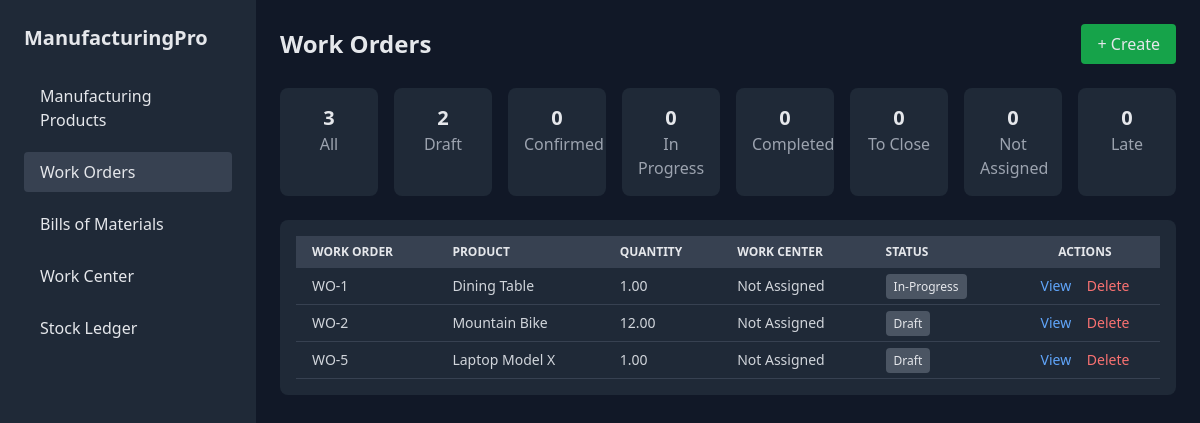
The page /work_products/ on the database its author committed.
### myapp/models.py (models this page shows, shortened)
class ManufacturingOrder(models.Model):
    STATUS_CHOICES = [
        ('Draft', 'Draft'),
        ('Confirmed', 'Confirmed'),
        ('In-Progress', 'In-Progress'),
        ('To Close', 'To Close'),
        ('Done', 'Done'),
    ]
    reference = models.CharField(max_length=20, unique=True)
    schedule_date = models.DateField()
    product = models.ForeignKey(Product, on_delete=models.CASCADE, related_name='manufacturing_orders')
    assignee = models.CharField(max_length=100, blank=True, null=True)
    quantity = models.DecimalField(max_digits=10, decimal_places=2)
    unit = models.CharField(max_length=10, choices=Product.UNIT_CHOICES, default='Units')
    bom = models.ForeignKey(BillOfMaterials, on_delete=models.SET_NULL, null=True, blank=True)
    status = models.CharField(max_length=20, choices=STATUS_CHOICES, default='Draft')
    created_at = models.DateTimeField(auto_now_add=True)

class Product(models.Model):
    UNIT_CHOICES = [
        ('Units', 'Units'),
        ('Kg', 'Kilogram'),
        ('Litre', 'Litre'),
        ('Meter', 'Meter'),
        ('Pcs', 'Pieces'),
    ]
    name = models.CharField(max_length=100)
    unit_cost = models.DecimalField(max_digits=10, decimal_places=2)
    unit_choices = [('pcs', 'Pieces'), ('kg', 'Kilogram')]
    unit = models.CharField(max_length=10, choices=unit_choices)
    on_hand = models.DecimalField(max_digits=10, decimal_places=2, default=0)
    description = models.TextField(blank=True, null=True)
    on_hand = models.DecimalField(max_digits=12, decimal_places=2, default=0)
    free_to_use = models.DecimalField(max_digits=12, decimal_places=2, default=0)
    incoming = models.DecimalField(max_digits=12, decimal_places=2, default=0)
    outgoing = models.DecimalField(max_digits=12, decimal_places=2, default=0)
    total_value = models.DecimalField(max_digits=14, decimal_places=2, default=0)
    created_at = models.DateTimeField(auto_now_add=True)
    updated_at = models.DateTimeField(auto_now=True)
    class Meta:
        ordering = ['name']

### myapp/views.py (the view)
# urls.py: path('work_products/', views.work_products, name='work_products'),
def work_products(request):
    manufacturing_orders = ManufacturingOrder.objects.all()
    status_counts = {
        'All': ManufacturingOrder.objects.count(),
        'Draft': ManufacturingOrder.objects.filter(status='Draft').count(),
        'Confirmed': ManufacturingOrder.objects.filter(status='Confirmed').count(),
        'In Progress': ManufacturingOrder.objects.filter(status='In Progress').count(),
        'Completed': ManufacturingOrder.objects.filter(status='Completed').count(),
        'To Close': ManufacturingOrder.objects.filter(status='To Close').count(),
        'Not Assigned': ManufacturingOrder.objects.filter(status='Not Assigned').count(),
        'Late': ManufacturingOrder.objects.filter(status='Late').count(),
    }
    return render(request, 'work_products.html', {
        'manufacturing_orders': manufacturing_orders,
        'status_counts': status_counts,
    })

### templates/work_products.html (shortened to what this page needs)
{% load static %}
<!DOCTYPE html>
<html lang="en">
<head>
  <script src="https://cdn.tailwindcss.com"></script>
</head>
<body class="bg-gray-900 text-gray-200 flex">
  <div class="w-64 bg-gray-800 min-h-screen p-6 space-y-6">
    <h1 class="text-xl font-bold mb-6">ManufacturingPro</h1>
    <ul class="space-y-3">
      <li><a href="{% url 'work_order_analysis' %}" class="block px-4 py-2 rounded hover:bg-gray-700">Manufacturing Products</a></li>
      <li><a href="{% url 'work_products' %}" class="block px-4 py-2 rounded bg-gray-700">Work Orders</a></li>
      <li><a href="{% url 'bills_of_materials' %}" class="block px-4 py-2 rounded hover:bg-gray-700">Bills of Materials</a></li>
      <li><a href="{% url 'work_center' %}" class="block px-4 py-2 rounded hover:bg-gray-700">Work Center</a></li>
      <li><a href="{% url 'stock_ledger' %}" class="block px-4 py-2 rounded hover:bg-gray-700">Stock Ledger</a></li>
    </ul>
  </div>
  <div class="flex-1 p-6 space-y-6">
    <div class="flex justify-between items-center">
      <h1 class="text-2xl font-bold">Work Orders</h1>
      <a href="{% url 'new_manu' %}" class="bg-green-600 px-4 py-2 rounded hover:bg-green-700">
        + Create
      </a>
    </div>
    <div class="grid grid-cols-8 gap-4 my-4">
      {% for key, value in status_counts.items %}
      <div class="bg-gray-800 p-4 rounded-lg text-center">
        <h2 class="text-xl font-semibold">{{ value }}</h2>
        <p class="text-gray-400">{{ key }}</p>
      </div>
      {% endfor %}
    </div>
    <div class="overflow-x-auto bg-gray-800 p-4 rounded-lg">
      <table class="min-w-full table-auto text-sm">
        <thead class="bg-gray-700 text-gray-200 uppercase text-xs">
          <tr>
            <th class="px-4 py-2 text-left">Work Order</th>
            <th class="px-4 py-2 text-left">Product</th>
            <th class="px-4 py-2 text-left">Quantity</th>
            <th class="px-4 py-2 text-left">Work Center</th>
            <th class="px-4 py-2 text-left">Status</th>
            <th class="px-4 py-2 text-center">Actions</th>
          </tr>
        </thead>
        <tbody class="text-gray-300">
            {% for mo in manufacturing_orders %}
            <tr class="border-b border-gray-700 hover:bg-gray-700/50">
              <td class="px-4 py-2">WO-{{ mo.id }}</td>
              <td class="px-4 py-2">{{ mo.product.name }}</td>
              <td class="px-4 py-2">{{ mo.quantity }}</td>
              <td class="px-4 py-2">
                {% if mo.work_center %}
                  {{ mo.work_center.name }}
                {% else %}
                  Not Assigned
                {% endif %}
              </td>
              <td class="px-4 py-2">
                <span class="px-2 py-1 text-xs rounded
                {% if mo.status == 'Completed' %} bg-green-700 text-green-200
                {% elif mo.status == 'In Progress' %} bg-yellow-700 text-yellow-200
                {% elif mo.status == 'Confirmed' %} bg-blue-700 text-blue-200
                {% elif mo.status == 'To Close' %} bg-purple-700 text-purple-200
                {% elif mo.status == 'Not Assigned' %} bg-gray-600 text-gray-200
                {% elif mo.status == 'Late' %} bg-red-700 text-red-200
                {% else %} bg-gray-600 text-gray-200 {% endif %}">
                {{ mo.status }}
                </span>
              </td>
              <td class="px-4 py-2 text-center">
                <a href="{% url 'view_work_order' mo.id %}" class="text-blue-400 hover:underline">View</a>
                <a href="{% url 'delete_work_order' mo.id %}" class="text-red-400 hover:underline ml-3">Delete</a>
              </td>
            </tr>
            {% empty %}
            <tr>
              <td colspan="6" class="text-center text-gray-400 py-4">No work orders found.</td>
            </tr>
            {% endfor %}
        </tbody>
      </table>
    </div>
  </div>
</body>
</html>

### rows shown on the page
ManufacturingOrder: id "1", product.name "Dining Table", quantity "1.00", status "In-Progress"
ManufacturingOrder: id "2", product.name "Mountain Bike", quantity "12.00", status "Draft"
ManufacturingOrder: id "5", product.name "Laptop Model X", quantity "1.00", status "Draft"

### other values the page prints
{{ value }} "3" "2" "0" "0" "0" "0" "0" "0"
{{ key }} "All" "Draft" "Confirmed" "In Progress" "Completed" "To Close" "Not Assigned" "Late"
